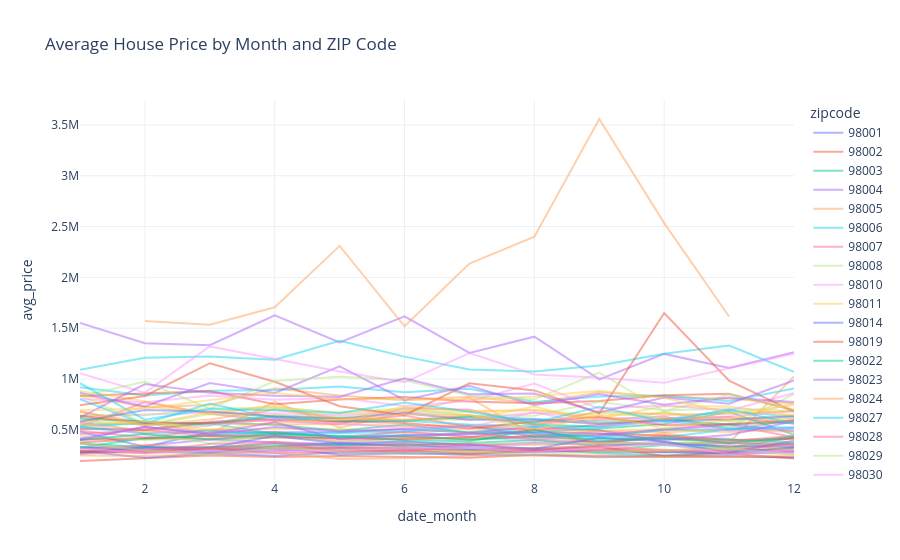

Notebook code for this chart:
### Code cell
monthly_prices = (
    raw
    .group_by("date_month", "zipcode")
    .agg(
        pl.col("price").mean().alias("avg_price")
    )
    .sort(["zipcode", "date_month"])
)

fig = line_plot(
    monthly_prices,
    x="date_month",
    y="avg_price",
    color="zipcode",
    title="Average House Price by Month and ZIP Code",
)

fig.update_traces(opacity=0.5)

fig.show()

### Figure 1 — Plotly figure (JSON) as saved in the notebook; plotly's stock layout.template omitted (floating-point values rounded to 4 significant figures)
{"data": [{"hovertemplate": "zipcode=98001<br>date_month=%{x}<br>avg_price=%{y}<extra></extra>", "legendgroup": "98001", "line": {"color": "#636efa", "dash": "solid"}, "marker": {"symbol": "circle"}, "mode": "lines", "name": "98001", "opacity": 0.5, "orientation": "v", "showlegend": true, "type": "scatter", "x": [1, 2, 3, 4, 5, 6, 7, 8, 9, 10, 11, 12], "xaxis": "x", "y": [278600.0, 292200.0, 266800.0, 329700.0, 253700.0, 268600.0, 280400.0, 281400.0, 298200.0, 285000.0, 265800.0, 277300.0], "yaxis": "y"}, {"hovertemplate": "zipcode=98002<br>date_month=%{x}<br>avg_price=%{y}<extra></extra>", "legendgroup": "98002", "line": {"color": "#EF553B", "dash": "solid"}, "marker": {"symbol": "circle"}, "mode": "lines", "name": "98002", "opacity": 0.5, "orientation": "v", "showlegend": true, "type": "scatter", "x": [1, 2, 3, 4, 5, 6, 7, 8, 9, 10, 11, 12], "xaxis": "x", "y": [192600.0, 221400.0, 245700.0, 231200.0, 242300.0, 231300.0, 223800.0, 254000.0, 245400.0, 235400.0, 234400.0, 230000.0], "yaxis": "y"}, {"hovertemplate": "zipcode=98003<br>date_month=%{x}<br>avg_price=%{y}<extra></extra>", "legendgroup": "98003", "line": {"color": "#00cc96", "dash": "solid"}, "marker": {"symbol": "circle"}, "mode": "lines", "name": "98003", "opacity": 0.5, "orientation": "v", "showlegend": true, "type": "scatter", "x": [1, 2, 3, 4, 5, 6, 7, 8, 9, 10, 11, 12], "xaxis": "x", "y": [330000.0, 292000.0, 270200.0, 301200.0, 311200.0, 295000.0, 295300.0, 313200.0, 268800.0, 245800.0, 279200.0, 323400.0], "yaxis": "y"}, {"hovertemplate": "zipcode=98004<br>date_month=%{x}<br>avg_price=%{y}<extra></extra>", "legendgroup": "98004", "line": {"color": "#ab63fa", "dash": "solid"}, "marker": {"symbol": "circle"}, "mode": "lines", "name": "98004", "opacity": 0.5, "orientation": "v", "showlegend": true, "type": "scatter", "x": [1, 2, 3, 4, 5, 6, 7, 8, 9, 10, 11, 12], "xaxis": "x", "y": [1552000.0, 1352000.0, 1332000.0, 1626000.0, 1359000.0, 1617000.0, 1257000.0, 1416000.0, 996600.0, 1247000.0, 1107000.0, 1264000.0], "yaxis": "y"}, {"hovertemplate": "zipcode=98005<br>date_month=%{x}<br>avg_price=%{y}<extra></extra>", "legendgroup": "98005", "line": {"color": "#FFA15A", "dash": "solid"}, "marker": {"symbol": "circle"}, "mode": "lines", "name": "98005", "opacity": 0.5, "orientation": "v", "showlegend": true, "type": "scatter", "x": [1, 2, 3, 4, 5, 6, 7, 8, 9, 10, 11, 12], "xaxis": "x", "y": [846600.0, 722500.0, 744800.0, 909600.0, 837700.0, 789700.0, 825100.0, 764600.0, 868200.0, 826000.0, 804900.0, 759700.0], "yaxis": "y"}, {"hovertemplate": "zipcode=98006<br>date_month=%{x}<br>avg_price=%{y}<extra></extra>", "legendgroup": "98006", "line": {"color": "#19d3f3", "dash": "solid"}, "marker": {"symbol": "circle"}, "mode": "lines", "name": "98006", "opacity": 0.5, "orientation": "v", "showlegend": true, "type": "scatter", "x": [1, 2, 3, 4, 5, 6, 7, 8, 9, 10, 11, 12], "xaxis": "x", "y": [918100.0, 838100.0, 883900.0, 891000.0, 926100.0, 870100.0, 902800.0, 772600.0, 828200.0, 838400.0, 780800.0, 905300.0], "yaxis": "y"}, {"hovertemplate": "zipcode=98007<br>date_month=%{x}<br>avg_price=%{y}<extra></extra>", "legendgroup": "98007", "line": {"color": "#FF6692", "dash": "solid"}, "marker": {"symbol": "circle"}, "mode": "lines", "name": "98007", "opacity": 0.5, "orientation": "v", "showlegend": true, "type": "scatter", "x": [1, 2, 3, 4, 5, 6, 7, 8, 9, 10, 11, 12], "xaxis": "x", "y": [532300.0, 771900.0, 658400.0, 589700.0, 555500.0, 712700.0, 696400.0, 557500.0, 598400.0, 629500.0, 496000.0, 599100.0], "yaxis": "y"}, {"hovertemplate": "zipcode=98008<br>date_month=%{x}<br>avg_price=%{y}<extra></extra>", "legendgroup": "98008", "line": {"color": "#B6E880", "dash": "solid"}, "marker": {"symbol": "circle"}, "mode": "lines", "name": "98008", "opacity": 0.5, "orientation": "v", "showlegend": true, "type": "scatter", "x": [1, 2, 3, 4, 5, 6, 7, 8, 9, 10, 11, 12], "xaxis": "x", "y": [838200.0, 562100.0, 537500.0, 708500.0, 628300.0, 681000.0, 643500.0, 569200.0, 670700.0, 617000.0, 522600.0, 853700.0], "yaxis": "y"}, {"hovertemplate": "zipcode=98010<br>date_month=%{x}<br>avg_price=%{y}<extra></extra>", "legendgroup": "98010", "line": {"color": "#FF97FF", "dash": "solid"}, "marker": {"symbol": "circle"}, "mode": "lines", "name": "98010", "opacity": 0.5, "orientation": "v", "showlegend": true, "type": "scatter", "x": [1, 2, 3, 4, 5, 6, 7, 8, 9, 10, 11, 12], "xaxis": "x", "y": [414600.0, 408200.0, 449500.0, 430400.0, 410200.0, 488900.0, 434200.0, 392900.0, 494700.0, 425200.0, 413400.0, 273400.0], "yaxis": "y"}, {"hovertemplate": "zipcode=98011<br>date_month=%{x}<br>avg_price=%{y}<extra></extra>", "legendgroup": "98011", "line": {"color": "#FECB52", "dash": "solid"}, "marker": {"symbol": "circle"}, "mode": "lines", "name": "98011", "opacity": 0.5, "orientation": "v", "showlegend": true, "type": "scatter", "x": [1, 2, 3, 4, 5, 6, 7, 8, 9, 10, 11, 12], "xaxis": "x", "y": [535500.0, 474500.0, 499500.0, 511900.0, 506800.0, 467200.0, 506800.0, 443900.0, 487400.0, 507700.0, 472500.0, 513900.0], "yaxis": "y"}, {"hovertemplate": "zipcode=98014<br>date_month=%{x}<br>avg_price=%{y}<extra></extra>", "legendgroup": "98014", "line": {"color": "#636efa", "dash": "solid"}, "marker": {"symbol": "circle"}, "mode": "lines", "name": "98014", "opacity": 0.5, "orientation": "v", "showlegend": true, "type": "scatter", "x": [1, 2, 3, 4, 5, 6, 7, 8, 9, 10, 11, 12], "xaxis": "x", "y": [479800.0, 333400.0, 475100.0, 476200.0, 476800.0, 504900.0, 472200.0, 528400.0, 495000.0, 376400.0, 329200.0, 421900.0], "yaxis": "y"}, {"hovertemplate": "zipcode=98019<br>date_month=%{x}<br>avg_price=%{y}<extra></extra>", "legendgroup": "98019", "line": {"color": "#EF553B", "dash": "solid"}, "marker": {"symbol": "circle"}, "mode": "lines", "name": "98019", "opacity": 0.5, "orientation": "v", "showlegend": true, "type": "scatter", "x": [1, 2, 3, 4, 5, 6, 7, 8, 9, 10, 11, 12], "xaxis": "x", "y": [401700.0, 416500.0, 409000.0, 423100.0, 424500.0, 429500.0, 405400.0, 443700.0, 457600.0, 446500.0, 398400.0, 410100.0], "yaxis": "y"}, {"hovertemplate": "zipcode=98022<br>date_month=%{x}<br>avg_price=%{y}<extra></extra>", "legendgroup": "98022", "line": {"color": "#00cc96", "dash": "solid"}, "marker": {"symbol": "circle"}, "mode": "lines", "name": "98022", "opacity": 0.5, "orientation": "v", "showlegend": true, "type": "scatter", "x": [1, 2, 3, 4, 5, 6, 7, 8, 9, 10, 11, 12], "xaxis": "x", "y": [272900.0, 292700.0, 326800.0, 334600.0, 349600.0, 358400.0, 309900.0, 297100.0, 299200.0, 349100.0, 297600.0, 308400.0], "yaxis": "y"}, {"hovertemplate": "zipcode=98023<br>date_month=%{x}<br>avg_price=%{y}<extra></extra>", "legendgroup": "98023", "line": {"color": "#ab63fa", "dash": "solid"}, "marker": {"symbol": "circle"}, "mode": "lines", "name": "98023", "opacity": 0.5, "orientation": "v", "showlegend": true, "type": "scatter", "x": [1, 2, 3, 4, 5, 6, 7, 8, 9, 10, 11, 12], "xaxis": "x", "y": [291700.0, 289400.0, 273900.0, 286700.0, 322600.0, 266500.0, 267000.0, 281400.0, 298000.0, 282200.0, 308000.0, 286800.0], "yaxis": "y"}, {"hovertemplate": "zipcode=98024<br>date_month=%{x}<br>avg_price=%{y}<extra></extra>", "legendgroup": "98024", "line": {"color": "#FFA15A", "dash": "solid"}, "marker": {"symbol": "circle"}, "mode": "lines", "name": "98024", "opacity": 0.5, "orientation": "v", "showlegend": true, "type": "scatter", "x": [1, 3, 4, 5, 6, 7, 8, 9, 10, 11, 12], "xaxis": "x", "y": [674400.0, 464800.0, 774700.0, 520600.0, 673100.0, 814600.0, 451000.0, 374800.0, 468100.0, 373600.0, 1025000.0], "yaxis": "y"}, {"hovertemplate": "zipcode=98027<br>date_month=%{x}<br>avg_price=%{y}<extra></extra>", "legendgroup": "98027", "line": {"color": "#19d3f3", "dash": "solid"}, "marker": {"symbol": "circle"}, "mode": "lines", "name": "98027", "opacity": 0.5, "orientation": "v", "showlegend": true, "type": "scatter", "x": [1, 2, 3, 4, 5, 6, 7, 8, 9, 10, 11, 12], "xaxis": "x", "y": [800800.0, 553100.0, 570300.0, 643400.0, 613500.0, 582800.0, 635700.0, 605800.0, 579900.0, 601100.0, 690500.0, 625900.0], "yaxis": "y"}, {"hovertemplate": "zipcode=98028<br>date_month=%{x}<br>avg_price=%{y}<extra></extra>", "legendgroup": "98028", "line": {"color": "#FF6692", "dash": "solid"}, "marker": {"symbol": "circle"}, "mode": "lines", "name": "98028", "opacity": 0.5, "orientation": "v", "showlegend": true, "type": "scatter", "x": [1, 2, 3, 4, 5, 6, 7, 8, 9, 10, 11, 12], "xaxis": "x", "y": [491300.0, 423800.0, 500400.0, 476400.0, 431700.0, 477800.0, 429500.0, 430700.0, 454500.0, 495900.0, 548300.0, 426700.0], "yaxis": "y"}, {"hovertemplate": "zipcode=98029<br>date_month=%{x}<br>avg_price=%{y}<extra></extra>", "legendgroup": "98029", "line": {"color": "#B6E880", "dash": "solid"}, "marker": {"symbol": "circle"}, "mode": "lines", "name": "98029", "opacity": 0.5, "orientation": "v", "showlegend": true, "type": "scatter", "x": [1, 2, 3, 4, 5, 6, 7, 8, 9, 10, 11, 12], "xaxis": "x", "y": [634900.0, 542000.0, 654100.0, 632300.0, 621300.0, 597100.0, 610900.0, 597200.0, 557500.0, 675600.0, 577800.0, 615200.0], "yaxis": "y"}, {"hovertemplate": "zipcode=98030<br>date_month=%{x}<br>avg_price=%{y}<extra></extra>", "legendgroup": "98030", "line": {"color": "#FF97FF", "dash": "solid"}, "marker": {"symbol": "circle"}, "mode": "lines", "name": "98030", "opacity": 0.5, "orientation": "v", "showlegend": true, "type": "scatter", "x": [1, 2, 3, 4, 5, 6, 7, 8, 9, 10, 11, 12], "xaxis": "x", "y": [299600.0, 287800.0, 297200.0, 307000.0, 278200.0, 288500.0, 286800.0, 310200.0, 307000.0, 298700.0, 311100.0, 266900.0], "yaxis": "y"}, {"hovertemplate": "zipcode=98031<br>date_month=%{x}<br>avg_price=%{y}<extra></extra>", "legendgroup": "98031", "line": {"color": "#FECB52", "dash": "solid"}, "marker": {"symbol": "circle"}, "mode": "lines", "name": "98031", "opacity": 0.5, "orientation": "v", "showlegend": true, "type": "scatter", "x": [1, 2, 3, 4, 5, 6, 7, 8, 9, 10, 11, 12], "xaxis": "x", "y": [298500.0, 277100.0, 311000.0, 327300.0, 292600.0, 307700.0, 282600.0, 286000.0, 302300.0, 279300.0, 317100.0, 335400.0], "yaxis": "y"}, {"hovertemplate": "zipcode=98032<br>date_month=%{x}<br>avg_price=%{y}<extra></extra>", "legendgroup": "98032", "line": {"color": "#636efa", "dash": "solid"}, "marker": {"symbol": "circle"}, "mode": "lines", "name": "98032", "opacity": 0.5, "orientation": "v", "showlegend": true, "type": "scatter", "x": [1, 2, 3, 4, 5, 6, 7, 8, 9, 10, 11, 12], "xaxis": "x", "y": [290300.0, 225700.0, 267500.0, 243200.0, 275400.0, 272600.0, 253500.0, 254000.0, 230400.0, 240300.0, 242100.0, 227500.0], "yaxis": "y"}, {"hovertemplate": "zipcode=98033<br>date_month=%{x}<br>avg_price=%{y}<extra></extra>", "legendgroup": "98033", "line": {"color": "#EF553B", "dash": "solid"}, "marker": {"symbol": "circle"}, "mode": "lines", "name": "98033", "opacity": 0.5, "orientation": "v", "showlegend": true, "type": "scatter", "x": [1, 2, 3, 4, 5, 6, 7, 8, 9, 10, 11, 12], "xaxis": "x", "y": [833500.0, 858200.0, 882200.0, 750200.0, 799100.0, 822900.0, 778800.0, 761400.0, 783900.0, 840100.0, 855200.0, 691900.0], "yaxis": "y"}, {"hovertemplate": "zipcode=98034<br>date_month=%{x}<br>avg_price=%{y}<extra></extra>", "legendgroup": "98034", "line": {"color": "#00cc96", "dash": "solid"}, "marker": {"symbol": "circle"}, "mode": "lines", "name": "98034", "opacity": 0.5, "orientation": "v", "showlegend": true, "type": "scatter", "x": [1, 2, 3, 4, 5, 6, 7, 8, 9, 10, 11, 12], "xaxis": "x", "y": [514000.0, 496900.0, 569200.0, 548400.0, 491300.0, 551500.0, 472000.0, 477800.0, 512100.0, 557800.0, 676100.0, 449200.0], "yaxis": "y"}, {"hovertemplate": "zipcode=98038<br>date_month=%{x}<br>avg_price=%{y}<extra></extra>", "legendgroup": "98038", "line": {"color": "#ab63fa", "dash": "solid"}, "marker": {"symbol": "circle"}, "mode": "lines", "name": "98038", "opacity": 0.5, "orientation": "v", "showlegend": true, "type": "scatter", "x": [1, 2, 3, 4, 5, 6, 7, 8, 9, 10, 11, 12], "xaxis": "x", "y": [320300.0, 343700.0, 404700.0, 376100.0, 359200.0, 367900.0, 351100.0, 371900.0, 384400.0, 360500.0, 376200.0, 356600.0], "yaxis": "y"}, {"hovertemplate": "zipcode=98039<br>date_month=%{x}<br>avg_price=%{y}<extra></extra>", "legendgroup": "98039", "line": {"color": "#FFA15A", "dash": "solid"}, "marker": {"symbol": "circle"}, "mode": "lines", "name": "98039", "opacity": 0.5, "orientation": "v", "showlegend": true, "type": "scatter", "x": [2, 3, 4, 5, 6, 7, 8, 9, 10, 11], "xaxis": "x", "y": [1570000.0, 1533000.0, 1706000.0, 2310000.0, 1518000.0, 2136000.0, 2401000.0, 3559000.0, 2534000.0, 1615000.0], "yaxis": "y"}, {"hovertemplate": "zipcode=98040<br>date_month=%{x}<br>avg_price=%{y}<extra></extra>", "legendgroup": "98040", "line": {"color": "#19d3f3", "dash": "solid"}, "marker": {"symbol": "circle"}, "mode": "lines", "name": "98040", "opacity": 0.5, "orientation": "v", "showlegend": true, "type": "scatter", "x": [1, 2, 3, 4, 5, 6, 7, 8, 9, 10, 11, 12], "xaxis": "x", "y": [1090000.0, 1210000.0, 1222000.0, 1189000.0, 1376000.0, 1220000.0, 1093000.0, 1075000.0, 1132000.0, 1247000.0, 1330000.0, 1070000.0], "yaxis": "y"}, {"hovertemplate": "zipcode=98042<br>date_month=%{x}<br>avg_price=%{y}<extra></extra>", "legendgroup": "98042", "line": {"color": "#FF6692", "dash": "solid"}, "marker": {"symbol": "circle"}, "mode": "lines", "name": "98042", "opacity": 0.5, "orientation": "v", "showlegend": true, "type": "scatter", "x": [1, 2, 3, 4, 5, 6, 7, 8, 9, 10, 11, 12], "xaxis": "x", "y": [293300.0, 326400.0, 319600.0, 313500.0, 323200.0, 317700.0, 303500.0, 321300.0, 320400.0, 303700.0, 271200.0, 291000.0], "yaxis": "y"}, {"hovertemplate": "zipcode=98045<br>date_month=%{x}<br>avg_price=%{y}<extra></extra>", "legendgroup": "98045", "line": {"color": "#B6E880", "dash": "solid"}, "marker": {"symbol": "circle"}, "mode": "lines", "name": "98045", "opacity": 0.5, "orientation": "v", "showlegend": true, "type": "scatter", "x": [1, 2, 3, 4, 5, 6, 7, 8, 9, 10, 11, 12], "xaxis": "x", "y": [619000.0, 455200.0, 368000.0, 446500.0, 435300.0, 413400.0, 417000.0, 490800.0, 447300.0, 418800.0, 323900.0, 449600.0], "yaxis": "y"}, {"hovertemplate": "zipcode=98052<br>date_month=%{x}<br>avg_price=%{y}<extra></extra>", "legendgroup": "98052", "line": {"color": "#FF97FF", "dash": "solid"}, "marker": {"symbol": "circle"}, "mode": "lines", "name": "98052", "opacity": 0.5, "orientation": "v", "showlegend": true, "type": "scatter", "x": [1, 2, 3, 4, 5, 6, 7, 8, 9, 10, 11, 12], "xaxis": "x", "y": [633900.0, 648400.0, 667300.0, 661800.0, 646400.0, 677200.0, 610100.0, 668500.0, 619400.0, 605300.0, 632700.0, 682000.0], "yaxis": "y"}, {"hovertemplate": "zipcode=98053<br>date_month=%{x}<br>avg_price=%{y}<extra></extra>", "legendgroup": "98053", "line": {"color": "#FECB52", "dash": "solid"}, "marker": {"symbol": "circle"}, "mode": "lines", "name": "98053", "opacity": 0.5, "orientation": "v", "showlegend": true, "type": "scatter", "x": [1, 2, 3, 4, 5, 6, 7, 8, 9, 10, 11, 12], "xaxis": "x", "y": [567400.0, 725500.0, 669100.0, 727800.0, 661400.0, 692600.0, 672600.0, 696900.0, 608000.0, 732700.0, 729500.0, 638700.0], "yaxis": "y"}, {"hovertemplate": "zipcode=98055<br>date_month=%{x}<br>avg_price=%{y}<extra></extra>", "legendgroup": "98055", "line": {"color": "#636efa", "dash": "solid"}, "marker": {"symbol": "circle"}, "mode": "lines", "name": "98055", "opacity": 0.5, "orientation": "v", "showlegend": true, "type": "scatter", "x": [1, 2, 3, 4, 5, 6, 7, 8, 9, 10, 11, 12], "xaxis": "x", "y": [281000.0, 338000.0, 289100.0, 326200.0, 324700.0, 315600.0, 307900.0, 293900.0, 280900.0, 279900.0, 268400.0, 328200.0], "yaxis": "y"}, {"hovertemplate": "zipcode=98056<br>date_month=%{x}<br>avg_price=%{y}<extra></extra>", "legendgroup": "98056", "line": {"color": "#EF553B", "dash": "solid"}, "marker": {"symbol": "circle"}, "mode": "lines", "name": "98056", "opacity": 0.5, "orientation": "v", "showlegend": true, "type": "scatter", "x": [1, 2, 3, 4, 5, 6, 7, 8, 9, 10, 11, 12], "xaxis": "x", "y": [375200.0, 411600.0, 438800.0, 430100.0, 413200.0, 405400.0, 427500.0, 504200.0, 359500.0, 440500.0, 362800.0, 423100.0], "yaxis": "y"}, {"hovertemplate": "zipcode=98058<br>date_month=%{x}<br>avg_price=%{y}<extra></extra>", "legendgroup": "98058", "line": {"color": "#00cc96", "dash": "solid"}, "marker": {"symbol": "circle"}, "mode": "lines", "name": "98058", "opacity": 0.5, "orientation": "v", "showlegend": true, "type": "scatter", "x": [1, 2, 3, 4, 5, 6, 7, 8, 9, 10, 11, 12], "xaxis": "x", "y": [364000.0, 330000.0, 328600.0, 362500.0, 350700.0, 344100.0, 370100.0, 398200.0, 342300.0, 365500.0, 323100.0, 364700.0], "yaxis": "y"}, {"hovertemplate": "zipcode=98059<br>date_month=%{x}<br>avg_price=%{y}<extra></extra>", "legendgroup": "98059", "line": {"color": "#ab63fa", "dash": "solid"}, "marker": {"symbol": "circle"}, "mode": "lines", "name": "98059", "opacity": 0.5, "orientation": "v", "showlegend": true, "type": "scatter", "x": [1, 2, 3, 4, 5, 6, 7, 8, 9, 10, 11, 12], "xaxis": "x", "y": [412800.0, 530600.0, 450100.0, 526200.0, 484100.0, 508700.0, 537100.0, 431800.0, 443500.0, 508200.0, 557800.0, 482700.0], "yaxis": "y"}, {"hovertemplate": "zipcode=98065<br>date_month=%{x}<br>avg_price=%{y}<extra></extra>", "legendgroup": "98065", "line": {"color": "#FFA15A", "dash": "solid"}, "marker": {"symbol": "circle"}, "mode": "lines", "name": "98065", "opacity": 0.5, "orientation": "v", "showlegend": true, "type": "scatter", "x": [1, 2, 3, 4, 5, 6, 7, 8, 9, 10, 11, 12], "xaxis": "x", "y": [573100.0, 487000.0, 568500.0, 551500.0, 557400.0, 537900.0, 543600.0, 508700.0, 486600.0, 476200.0, 503800.0, 480100.0], "yaxis": "y"}, {"hovertemplate": "zipcode=98070<br>date_month=%{x}<br>avg_price=%{y}<extra></extra>", "legendgroup": "98070", "line": {"color": "#19d3f3", "dash": "solid"}, "marker": {"symbol": "circle"}, "mode": "lines", "name": "98070", "opacity": 0.5, "orientation": "v", "showlegend": true, "type": "scatter", "x": [1, 2, 3, 4, 5, 6, 7, 8, 9, 10, 11, 12], "xaxis": "x", "y": [535300.0, 564800.0, 564100.0, 459400.0, 466300.0, 482400.0, 535600.0, 460500.0, 426700.0, 423700.0, 504300.0, 520900.0], "yaxis": "y"}, {"hovertemplate": "zipcode=98072<br>date_month=%{x}<br>avg_price=%{y}<extra></extra>", "legendgroup": "98072", "line": {"color": "#FF6692", "dash": "solid"}, "marker": {"symbol": "circle"}, "mode": "lines", "name": "98072", "opacity": 0.5, "orientation": "v", "showlegend": true, "type": "scatter", "x": [1, 2, 3, 4, 5, 6, 7, 8, 9, 10, 11, 12], "xaxis": "x", "y": [506600.0, 505700.0, 578200.0, 607800.0, 573600.0, 640300.0, 527700.0, 498500.0, 548100.0, 606200.0, 625700.0, 560000.0], "yaxis": "y"}, {"hovertemplate": "zipcode=98074<br>date_month=%{x}<br>avg_price=%{y}<extra></extra>", "legendgroup": "98074", "line": {"color": "#B6E880", "dash": "solid"}, "marker": {"symbol": "circle"}, "mode": "lines", "name": "98074", "opacity": 0.5, "orientation": "v", "showlegend": true, "type": "scatter", "x": [1, 2, 3, 4, 5, 6, 7, 8, 9, 10, 11, 12], "xaxis": "x", "y": [642500.0, 642100.0, 711700.0, 715800.0, 670100.0, 709100.0, 640800.0, 639200.0, 775800.0, 689000.0, 708200.0, 684600.0], "yaxis": "y"}, {"hovertemplate": "zipcode=98075<br>date_month=%{x}<br>avg_price=%{y}<extra></extra>", "legendgroup": "98075", "line": {"color": "#FF97FF", "dash": "solid"}, "marker": {"symbol": "circle"}, "mode": "lines", "name": "98075", "opacity": 0.5, "orientation": "v", "showlegend": true, "type": "scatter", "x": [1, 2, 3, 4, 5, 6, 7, 8, 9, 10, 11, 12], "xaxis": "x", "y": [803800.0, 770200.0, 837000.0, 794400.0, 813800.0, 734900.0, 783300.0, 954700.0, 708800.0, 739900.0, 688900.0, 861100.0], "yaxis": "y"}, {"hovertemplate": "zipcode=98077<br>date_month=%{x}<br>avg_price=%{y}<extra></extra>", "legendgroup": "98077", "line": {"color": "#FECB52", "dash": "solid"}, "marker": {"symbol": "circle"}, "mode": "lines", "name": "98077", "opacity": 0.5, "orientation": "v", "showlegend": true, "type": "scatter", "x": [1, 2, 3, 4, 5, 6, 7, 8, 9, 10, 11, 12], "xaxis": "x", "y": [882800.0, 781800.0, 649400.0, 746000.0, 588200.0, 729900.0, 684700.0, 693000.0, 640000.0, 666600.0, 590200.0, 652500.0], "yaxis": "y"}, {"hovertemplate": "zipcode=98092<br>date_month=%{x}<br>avg_price=%{y}<extra></extra>", "legendgroup": "98092", "line": {"color": "#636efa", "dash": "solid"}, "marker": {"symbol": "circle"}, "mode": "lines", "name": "98092", "opacity": 0.5, "orientation": "v", "showlegend": true, "type": "scatter", "x": [1, 2, 3, 4, 5, 6, 7, 8, 9, 10, 11, 12], "xaxis": "x", "y": [322800.0, 309100.0, 311900.0, 335600.0, 371500.0, 334900.0, 330100.0, 311000.0, 343100.0, 366500.0, 340400.0, 332300.0], "yaxis": "y"}, {"hovertemplate": "zipcode=98102<br>date_month=%{x}<br>avg_price=%{y}<extra></extra>", "legendgroup": "98102", "line": {"color": "#EF553B", "dash": "solid"}, "marker": {"symbol": "circle"}, "mode": "lines", "name": "98102", "opacity": 0.5, "orientation": "v", "showlegend": true, "type": "scatter", "x": [1, 2, 3, 4, 5, 6, 7, 8, 9, 10, 11, 12], "xaxis": "x", "y": [741000.0, 832500.0, 1155000.0, 972400.0, 731300.0, 643200.0, 957500.0, 887500.0, 662600.0, 1649000.0, 982600.0, 679300.0], "yaxis": "y"}, {"hovertemplate": "zipcode=98103<br>date_month=%{x}<br>avg_price=%{y}<extra></extra>", "legendgroup": "98103", "line": {"color": "#00cc96", "dash": "solid"}, "marker": {"symbol": "circle"}, "mode": "lines", "name": "98103", "opacity": 0.5, "orientation": "v", "showlegend": true, "type": "scatter", "x": [1, 2, 3, 4, 5, 6, 7, 8, 9, 10, 11, 12], "xaxis": "x", "y": [610700.0, 584300.0, 551600.0, 630300.0, 581000.0, 589000.0, 628200.0, 549900.0, 533100.0, 603200.0, 552500.0, 573500.0], "yaxis": "y"}, {"hovertemplate": "zipcode=98105<br>date_month=%{x}<br>avg_price=%{y}<extra></extra>", "legendgroup": "98105", "line": {"color": "#ab63fa", "dash": "solid"}, "marker": {"symbol": "circle"}, "mode": "lines", "name": "98105", "opacity": 0.5, "orientation": "v", "showlegend": true, "type": "scatter", "x": [1, 2, 3, 4, 5, 6, 7, 8, 9, 10, 11, 12], "xaxis": "x", "y": [863700.0, 730100.0, 959500.0, 861800.0, 1125000.0, 793000.0, 932800.0, 741900.0, 852500.0, 745700.0, 818400.0, 773800.0], "yaxis": "y"}, {"hovertemplate": "zipcode=98106<br>date_month=%{x}<br>avg_price=%{y}<extra></extra>", "legendgroup": "98106", "line": {"color": "#FFA15A", "dash": "solid"}, "marker": {"symbol": "circle"}, "mode": "lines", "name": "98106", "opacity": 0.5, "orientation": "v", "showlegend": true, "type": "scatter", "x": [1, 2, 3, 4, 5, 6, 7, 8, 9, 10, 11, 12], "xaxis": "x", "y": [286900.0, 353100.0, 313500.0, 334400.0, 315200.0, 325800.0, 293200.0, 322300.0, 345100.0, 295100.0, 327400.0, 306600.0], "yaxis": "y"}, {"hovertemplate": "zipcode=98107<br>date_month=%{x}<br>avg_price=%{y}<extra></extra>", "legendgroup": "98107", "line": {"color": "#19d3f3", "dash": "solid"}, "marker": {"symbol": "circle"}, "mode": "lines", "name": "98107", "opacity": 0.5, "orientation": "v", "showlegend": true, "type": "scatter", "x": [1, 2, 3, 4, 5, 6, 7, 8, 9, 10, 11, 12], "xaxis": "x", "y": [551600.0, 561400.0, 759400.0, 614700.0, 586200.0, 589000.0, 552300.0, 535300.0, 526000.0, 588700.0, 517900.0, 526000.0], "yaxis": "y"}, {"hovertemplate": "zipcode=98108<br>date_month=%{x}<br>avg_price=%{y}<extra></extra>", "legendgroup": "98108", "line": {"color": "#FF6692", "dash": "solid"}, "marker": {"symbol": "circle"}, "mode": "lines", "name": "98108", "opacity": 0.5, "orientation": "v", "showlegend": true, "type": "scatter", "x": [1, 2, 3, 4, 5, 6, 7, 8, 9, 10, 11, 12], "xaxis": "x", "y": [368200.0, 283000.0, 360400.0, 379900.0, 333200.0, 355100.0, 346100.0, 352000.0, 365100.0, 360800.0, 370900.0, 345000.0], "yaxis": "y"}, {"hovertemplate": "zipcode=98109<br>date_month=%{x}<br>avg_price=%{y}<extra></extra>", "legendgroup": "98109", "line": {"color": "#B6E880", "dash": "solid"}, "marker": {"symbol": "circle"}, "mode": "lines", "name": "98109", "opacity": 0.5, "orientation": "v", "showlegend": true, "type": "scatter", "x": [1, 2, 3, 4, 5, 6, 7, 8, 9, 10, 11, 12], "xaxis": "x", "y": [826100.0, 974500.0, 707200.0, 979500.0, 1021000.0, 988000.0, 837300.0, 799900.0, 1064000.0, 682400.0, 847100.0, 698900.0], "yaxis": "y"}, {"hovertemplate": "zipcode=98112<br>date_month=%{x}<br>avg_price=%{y}<extra></extra>", "legendgroup": "98112", "line": {"color": "#FF97FF", "dash": "solid"}, "marker": {"symbol": "circle"}, "mode": "lines", "name": "98112", "opacity": 0.5, "orientation": "v", "showlegend": true, "type": "scatter", "x": [1, 2, 3, 4, 5, 6, 7, 8, 9, 10, 11, 12], "xaxis": "x", "y": [1057000.0, 865800.0, 1321000.0, 1194000.0, 1074000.0, 967000.0, 1254000.0, 1044000.0, 1013000.0, 963000.0, 1104000.0, 1249000.0], "yaxis": "y"}, {"hovertemplate": "zipcode=98115<br>date_month=%{x}<br>avg_price=%{y}<extra></extra>", "legendgroup": "98115", "line": {"color": "#FECB52", "dash": "solid"}, "marker": {"symbol": "circle"}, "mode": "lines", "name": "98115", "opacity": 0.5, "orientation": "v", "showlegend": true, "type": "scatter", "x": [1, 2, 3, 4, 5, 6, 7, 8, 9, 10, 11, 12], "xaxis": "x", "y": [590900.0, 550700.0, 670600.0, 643600.0, 605700.0, 601100.0, 599400.0, 729500.0, 565200.0, 600800.0, 613800.0, 608600.0], "yaxis": "y"}, {"hovertemplate": "zipcode=98116<br>date_month=%{x}<br>avg_price=%{y}<extra></extra>", "legendgroup": "98116", "line": {"color": "#636efa", "dash": "solid"}, "marker": {"symbol": "circle"}, "mode": "lines", "name": "98116", "opacity": 0.5, "orientation": "v", "showlegend": true, "type": "scatter", "x": [1, 2, 3, 4, 5, 6, 7, 8, 9, 10, 11, 12], "xaxis": "x", "y": [580000.0, 695000.0, 681100.0, 631400.0, 610800.0, 663100.0, 598100.0, 602100.0, 559200.0, 588600.0, 601600.0, 632000.0], "yaxis": "y"}, {"hovertemplate": "zipcode=98117<br>date_month=%{x}<br>avg_price=%{y}<extra></extra>", "legendgroup": "98117", "line": {"color": "#EF553B", "dash": "solid"}, "marker": {"symbol": "circle"}, "mode": "lines", "name": "98117", "opacity": 0.5, "orientation": "v", "showlegend": true, "type": "scatter", "x": [1, 2, 3, 4, 5, 6, 7, 8, 9, 10, 11, 12], "xaxis": "x", "y": [637600.0, 567600.0, 566500.0, 596800.0, 585000.0, 566800.0, 511600.0, 580400.0, 626900.0, 545000.0, 557300.0, 592000.0], "yaxis": "y"}, {"hovertemplate": "zipcode=98118<br>date_month=%{x}<br>avg_price=%{y}<extra></extra>", "legendgroup": "98118", "line": {"color": "#00cc96", "dash": "solid"}, "marker": {"symbol": "circle"}, "mode": "lines", "name": "98118", "opacity": 0.5, "orientation": "v", "showlegend": true, "type": "scatter", "x": [1, 2, 3, 4, 5, 6, 7, 8, 9, 10, 11, 12], "xaxis": "x", "y": [326200.0, 417600.0, 447300.0, 473700.0, 429300.0, 440100.0, 404800.0, 425900.0, 409700.0, 404700.0, 405000.0, 371700.0], "yaxis": "y"}, {"hovertemplate": "zipcode=98119<br>date_month=%{x}<br>avg_price=%{y}<extra></extra>", "legendgroup": "98119", "line": {"color": "#ab63fa", "dash": "solid"}, "marker": {"symbol": "circle"}, "mode": "lines", "name": "98119", "opacity": 0.5, "orientation": "v", "showlegend": true, "type": "scatter", "x": [1, 2, 3, 4, 5, 6, 7, 8, 9, 10, 11, 12], "xaxis": "x", "y": [619400.0, 950000.0, 863300.0, 835400.0, 825600.0, 1007000.0, 850800.0, 855900.0, 669800.0, 817700.0, 755500.0, 986200.0], "yaxis": "y"}, {"hovertemplate": "zipcode=98122<br>date_month=%{x}<br>avg_price=%{y}<extra></extra>", "legendgroup": "98122", "line": {"color": "#FFA15A", "dash": "solid"}, "marker": {"symbol": "circle"}, "mode": "lines", "name": "98122", "opacity": 0.5, "orientation": "v", "showlegend": true, "type": "scatter", "x": [1, 2, 3, 4, 5, 6, 7, 8, 9, 10, 11, 12], "xaxis": "x", "y": [681300.0, 541700.0, 601100.0, 698600.0, 609900.0, 594600.0, 642800.0, 547500.0, 683900.0, 647800.0, 656700.0, 684500.0], "yaxis": "y"}, {"hovertemplate": "zipcode=98125<br>date_month=%{x}<br>avg_price=%{y}<extra></extra>", "legendgroup": "98125", "line": {"color": "#19d3f3", "dash": "solid"}, "marker": {"symbol": "circle"}, "mode": "lines", "name": "98125", "opacity": 0.5, "orientation": "v", "showlegend": true, "type": "scatter", "x": [1, 2, 3, 4, 5, 6, 7, 8, 9, 10, 11, 12], "xaxis": "x", "y": [527600.0, 463900.0, 487000.0, 451900.0, 430900.0, 446700.0, 463000.0, 467200.0, 429300.0, 499300.0, 503200.0, 506600.0], "yaxis": "y"}, {"hovertemplate": "zipcode=98126<br>date_month=%{x}<br>avg_price=%{y}<extra></extra>", "legendgroup": "98126", "line": {"color": "#FF6692", "dash": "solid"}, "marker": {"symbol": "circle"}, "mode": "lines", "name": "98126", "opacity": 0.5, "orientation": "v", "showlegend": true, "type": "scatter", "x": [1, 2, 3, 4, 5, 6, 7, 8, 9, 10, 11, 12], "xaxis": "x", "y": [458000.0, 500700.0, 436900.0, 449800.0, 381800.0, 415800.0, 474000.0, 405500.0, 379400.0, 422400.0, 387100.0, 440700.0], "yaxis": "y"}, {"hovertemplate": "zipcode=98133<br>date_month=%{x}<br>avg_price=%{y}<extra></extra>", "legendgroup": "98133", "line": {"color": "#B6E880", "dash": "solid"}, "marker": {"symbol": "circle"}, "mode": "lines", "name": "98133", "opacity": 0.5, "orientation": "v", "showlegend": true, "type": "scatter", "x": [1, 2, 3, 4, 5, 6, 7, 8, 9, 10, 11, 12], "xaxis": "x", "y": [442300.0, 399300.0, 415100.0, 425700.0, 391000.0, 375600.0, 363500.0, 361700.0, 372100.0, 362500.0, 378600.0, 374800.0], "yaxis": "y"}, {"hovertemplate": "zipcode=98136<br>date_month=%{x}<br>avg_price=%{y}<extra></extra>", "legendgroup": "98136", "line": {"color": "#FF97FF", "dash": "solid"}, "marker": {"symbol": "circle"}, "mode": "lines", "name": "98136", "opacity": 0.5, "orientation": "v", "showlegend": true, "type": "scatter", "x": [1, 2, 3, 4, 5, 6, 7, 8, 9, 10, 11, 12], "xaxis": "x", "y": [568500.0, 452400.0, 548200.0, 600700.0, 561700.0, 517200.0, 526000.0, 675200.0, 534800.0, 581300.0, 485600.0, 515800.0], "yaxis": "y"}, {"hovertemplate": "zipcode=98144<br>date_month=%{x}<br>avg_price=%{y}<extra></extra>", "legendgroup": "98144", "line": {"color": "#FECB52", "dash": "solid"}, "marker": {"symbol": "circle"}, "mode": "lines", "name": "98144", "opacity": 0.5, "orientation": "v", "showlegend": true, "type": "scatter", "x": [1, 2, 3, 4, 5, 6, 7, 8, 9, 10, 11, 12], "xaxis": "x", "y": [543000.0, 584600.0, 497600.0, 574200.0, 597900.0, 653400.0, 646500.0, 496800.0, 645900.0, 512600.0, 600700.0, 761200.0], "yaxis": "y"}, {"hovertemplate": "zipcode=98146<br>date_month=%{x}<br>avg_price=%{y}<extra></extra>", "legendgroup": "98146", "line": {"color": "#636efa", "dash": "solid"}, "marker": {"symbol": "circle"}, "mode": "lines", "name": "98146", "opacity": 0.5, "orientation": "v", "showlegend": true, "type": "scatter", "x": [1, 2, 3, 4, 5, 6, 7, 8, 9, 10, 11, 12], "xaxis": "x", "y": [272700.0, 322600.0, 326500.0, 439000.0, 365500.0, 385700.0, 351500.0, 314000.0, 421100.0, 384300.0, 276700.0, 392100.0], "yaxis": "y"}, {"hovertemplate": "zipcode=98148<br>date_month=%{x}<br>avg_price=%{y}<extra></extra>", "legendgroup": "98148", "line": {"color": "#EF553B", "dash": "solid"}, "marker": {"symbol": "circle"}, "mode": "lines", "name": "98148", "opacity": 0.5, "orientation": "v", "showlegend": true, "type": "scatter", "x": [1, 2, 3, 4, 5, 6, 7, 8, 9, 10, 11, 12], "xaxis": "x", "y": [285000.0, 272500.0, 321800.0, 270400.0, 286100.0, 298500.0, 262200.0, 296200.0, 331900.0, 240800.0, 267200.0, 217500.0], "yaxis": "y"}, {"hovertemplate": "zipcode=98155<br>date_month=%{x}<br>avg_price=%{y}<extra></extra>", "legendgroup": "98155", "line": {"color": "#00cc96", "dash": "solid"}, "marker": {"symbol": "circle"}, "mode": "lines", "name": "98155", "opacity": 0.5, "orientation": "v", "showlegend": true, "type": "scatter", "x": [1, 2, 3, 4, 5, 6, 7, 8, 9, 10, 11, 12], "xaxis": "x", "y": [399400.0, 458300.0, 403900.0, 460900.0, 437700.0, 396900.0, 387900.0, 499100.0, 385900.0, 416000.0, 372400.0, 427700.0], "yaxis": "y"}, {"hovertemplate": "zipcode=98166<br>date_month=%{x}<br>avg_price=%{y}<extra></extra>", "legendgroup": "98166", "line": {"color": "#ab63fa", "dash": "solid"}, "marker": {"symbol": "circle"}, "mode": "lines", "name": "98166", "opacity": 0.5, "orientation": "v", "showlegend": true, "type": "scatter", "x": [1, 2, 3, 4, 5, 6, 7, 8, 9, 10, 11, 12], "xaxis": "x", "y": [398300.0, 529700.0, 460700.0, 573900.0, 406400.0, 447300.0, 455400.0, 477300.0, 465700.0, 400000.0, 448900.0, 583700.0], "yaxis": "y"}, {"hovertemplate": "zipcode=98168<br>date_month=%{x}<br>avg_price=%{y}<extra></extra>", "legendgroup": "98168", "line": {"color": "#FFA15A", "dash": "solid"}, "marker": {"symbol": "circle"}, "mode": "lines", "name": "98168", "opacity": 0.5, "orientation": "v", "showlegend": true, "type": "scatter", "x": [1, 2, 3, 4, 5, 6, 7, 8, 9, 10, 11, 12], "xaxis": "x", "y": [245900.0, 242400.0, 260700.0, 274700.0, 211100.0, 220900.0, 244400.0, 244100.0, 235300.0, 236700.0, 231300.0, 252200.0], "yaxis": "y"}, {"hovertemplate": "zipcode=98177<br>date_month=%{x}<br>avg_price=%{y}<extra></extra>", "legendgroup": "98177", "line": {"color": "#19d3f3", "dash": "solid"}, "marker": {"symbol": "circle"}, "mode": "lines", "name": "98177", "opacity": 0.5, "orientation": "v", "showlegend": true, "type": "scatter", "x": [1, 2, 3, 4, 5, 6, 7, 8, 9, 10, 11, 12], "xaxis": "x", "y": [958000.0, 599900.0, 704200.0, 691000.0, 666300.0, 768300.0, 678100.0, 570200.0, 727500.0, 580200.0, 701000.0, 558700.0], "yaxis": "y"}, {"hovertemplate": "zipcode=98178<br>date_month=%{x}<br>avg_price=%{y}<extra></extra>", "legendgroup": "98178", "line": {"color": "#FF6692", "dash": "solid"}, "marker": {"symbol": "circle"}, "mode": "lines", "name": "98178", "opacity": 0.5, "orientation": "v", "showlegend": true, "type": "scatter", "x": [1, 2, 3, 4, 5, 6, 7, 8, 9, 10, 11, 12], "xaxis": "x", "y": [259400.0, 304800.0, 317400.0, 371400.0, 288300.0, 284800.0, 361100.0, 295200.0, 298400.0, 290300.0, 293000.0, 364700.0], "yaxis": "y"}, {"hovertemplate": "zipcode=98188<br>date_month=%{x}<br>avg_price=%{y}<extra></extra>", "legendgroup": "98188", "line": {"color": "#B6E880", "dash": "solid"}, "marker": {"symbol": "circle"}, "mode": "lines", "name": "98188", "opacity": 0.5, "orientation": "v", "showlegend": true, "type": "scatter", "x": [1, 2, 3, 4, 5, 6, 7, 8, 9, 10, 11, 12], "xaxis": "x", "y": [364200.0, 294800.0, 255700.0, 325900.0, 280600.0, 269400.0, 284900.0, 255400.0, 283900.0, 298700.0, 309900.0, 256400.0], "yaxis": "y"}, {"hovertemplate": "zipcode=98198<br>date_month=%{x}<br>avg_price=%{y}<extra></extra>", "legendgroup": "98198", "line": {"color": "#FF97FF", "dash": "solid"}, "marker": {"symbol": "circle"}, "mode": "lines", "name": "98198", "opacity": 0.5, "orientation": "v", "showlegend": true, "type": "scatter", "x": [1, 2, 3, 4, 5, 6, 7, 8, 9, 10, 11, 12], "xaxis": "x", "y": [318100.0, 267500.0, 288300.0, 278700.0, 299100.0, 315700.0, 322400.0, 278900.0, 327400.0, 360600.0, 263100.0, 301000.0], "yaxis": "y"}, {"hovertemplate": "zipcode=98199<br>date_month=%{x}<br>avg_price=%{y}<extra></extra>", "legendgroup": "98199", "line": {"color": "#FECB52", "dash": "solid"}, "marker": {"symbol": "circle"}, "mode": "lines", "name": "98199", "opacity": 0.5, "orientation": "v", "showlegend": true, "type": "scatter", "x": [1, 2, 3, 4, 5, 6, 7, 8, 9, 10, 11, 12], "xaxis": "x", "y": [692500.0, 708900.0, 791800.0, 862000.0, 802400.0, 799100.0, 799200.0, 826500.0, 883000.0, 813900.0, 662400.0, 743400.0], "yaxis": "y"}], "layout": {"legend": {"title": {"text": "zipcode"}, "tracegroupgap": 0}, "title": {"text": "Average House Price by Month and ZIP Code"}, "xaxis": {"anchor": "y", "domain": [0, 1], "title": {"text": "date_month"}}, "yaxis": {"anchor": "x", "domain": [0, 1], "title": {"text": "avg_price"}}}}
